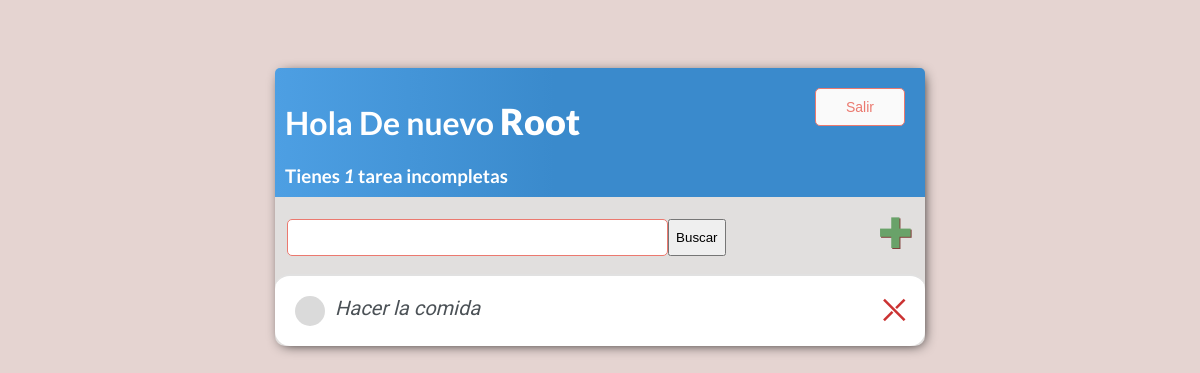
The app's page / (signed in), older data.
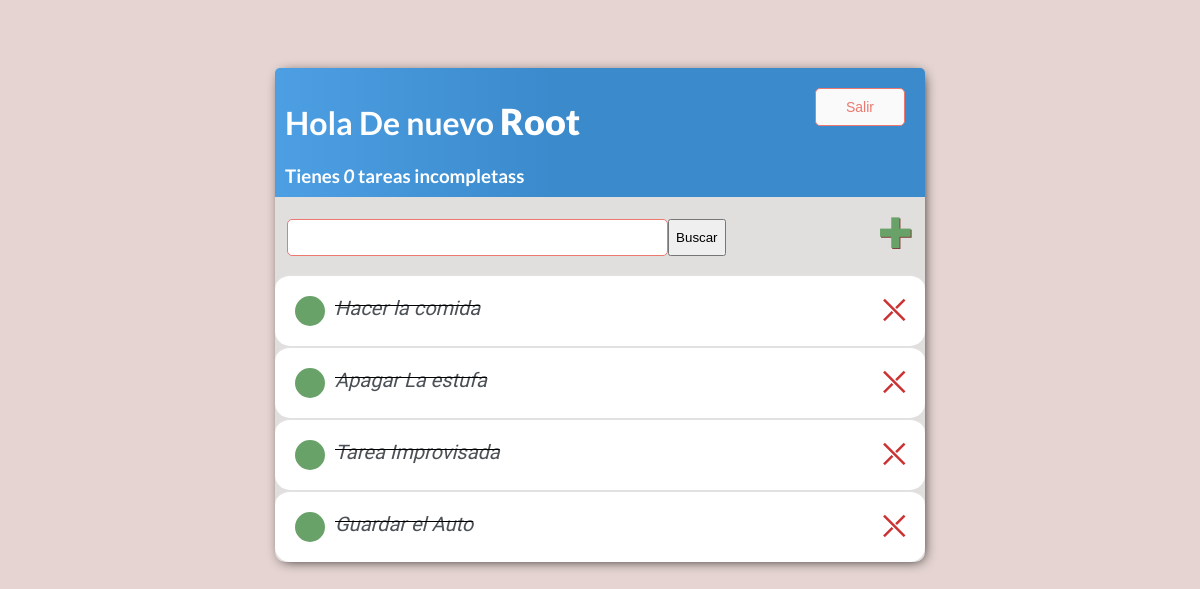
The same page, newer data.
### base/models.py (models this page shows)
class Tarea(models.Model):
    usuario = models.ForeignKey(User, on_delete=models.CASCADE, null=True, blank=True)
    titulo = models.CharField(max_length=200)
    descripcion = models.TextField(null=True, blank=True)
    completo = models.BooleanField(default=False)
    creado = models.DateTimeField(auto_now_add=True)
    def __str__(self):
        return self.titulo
    class Meta:
        ordering = ['completo']

### base/views.py (the view)
# urls.py: path("", ListaPendientes.as_view(), name="tareas"),
class ListaPendientes(LoginRequiredMixin, ListView):
    model = Tarea
    context_object_name = "tareas"
    def get_context_data(self, **kwargs):
        context = super().get_context_data(**kwargs)
        context["tareas"] = context["tareas"].filter(usuario=self.request.user)
        context["count"] = context["tareas"].filter(completo=False).count()
        valor_buscado = self.request.GET.get('area-buscar') or ''
        if valor_buscado:
            context['tareas'] = context["tareas"].filter(titulo__icontains= valor_buscado)
            context['valor_buscado'] = valor_buscado
        return context

### base/templates/base/tarea_list.html (shortened to what this page needs)
{% extends 'base/principal.html' %}
{% block content %}
<div class="barra-superior">
    <div>
        <h1>Hola De nuevo <span>{{request.user|title}}</span></h1>
        <h3 style="margin: 0;">Tienes <i>{{count}}</i> tarea{{count|pluralize}}
            incompletas{{count|pluralize}}</h3>
    </div>
    {% if request.user.is_authenticated %}
    <form method="post" action="{% url 'logout' %}">
        <button class="button margin-10" type="submit">Salir</button>
    </form>
    {% else %}
    <a href="{% url 'login' %}">Ingresar</a>
    {% endif %}
</div>
<div id="envoltorio-agregar-buscar">
    <form method="get" style="margin-top: 20px; display:flex;">
        <input type="text" name="area-buscar" value="{{valor_buscado}}" class="input-buscar">
        <input class="boton" type="submit" value="Buscar">
    </form>
    <a id="enlace-agregar" href="{% url 'crear-tarea' %}">&#10010;</a>
</div>
<div class="envoltorio-items">
    {%for tarea in tareas %}
    <div class="envoltorio-tarea">
        {% if tarea.completo %}
        <div class="titulo-tarea">
            <div class="icono-tarea completa"></div>
            <i><s><a
                        href="{% url 'editar-tarea' tarea.id %}">{{tarea}}</a></s></i>
        </div>
        <td><a class="enlace-eliminar"
                href="{% url 'eliminar-tarea' tarea.id %}">&#10540;</a></td>
        {% else %}
        <div class="titulo-tarea">
            <div class="icono-tarea incompleta"></div>
            <i><a href="{% url 'editar-tarea' tarea.id %}">{{tarea}}</a></i>
        </div>
        <td><a class="enlace-eliminar"
                href="{% url 'eliminar-tarea' tarea.id %}">&#10540;</a></td>
        {% endif %}
    </div>
    {% empty %}
    <h3 class="message">No hay elementos en la Lista</h3>
    {% endfor %}
</div>
{% endblock content %}

### base/templates/base/principal.html (shortened to what this page needs)
<!DOCTYPE html>
<html lang="es">
    <head>
        {% load static %}
            <link rel="stylesheet" href="{% static "css/principal.css" %}">
    </head>
    <body>
        <div class="container">
            {% block content %}
            {% endblock content %}
        </div>
    </body>
</html>

### base/static/css/principal.css (style rules this page uses)
:root { --salmon: #eb796f; --blancoPrimario: #e5d4d1; --blancoFondo: #e1dfde; --blancoRgb: rgb(255, 255, 255); --cafe: #81413b; --naranja: #ea4220; --gris: #4b5156; --rojo: #cb3232; --verde: rgb(105, 162, 105); --fuentePrincipal: "Abel", sans-serif; --fuenteTitulos: "Lato", sans-serif; }
body { background-color: var(--blancoPrimario); font-family: var(--fuentePrincipal); padding-top: 60px; }
.container { max-width: 650px; margin: auto; background-color: var(--blancoFondo); -webkit-box-shadow: 2px 2px 13px -4px rgba(0, 0, 0.21); box-shadow: 2px 2px 13px -4px rgba(0, 0, 0.21); border-radius: 10px; }
h1, h2, h3, h4, h5, h6 { font-family: var(--fuenteTitulos); }
h1 span { font-weight: 800; font-size: 36px; }
a { text-decoration: none; font-size: 20px; }
.barra-superior { display: flex; justify-content: space-between; color: white; padding: 10px; border-radius: 5px 5px 0 0; background: linear-gradient(90deg, #4d9fe3, #3a8acc 43%, #3a8acc 100%); }
.titulo-tarea { display: flex; }
.titulo-tarea a { text-decoration: none; color: var(--gris); margin-left: 10px; }
.icono-tarea { height: 30px; width: 30px; border-radius: 50px; }
.icono-tarea.completa { background-color: rgb(105, 162, 105); }
#enlace-agregar { color: var(--verde); text-decoration: none; font-size: 42px; text-shadow: 1px 1px var(--cafe); transition: ease-in-out 0.3s; margin-top: 12px; }
.enlace-eliminar { text-decoration: none; font-weight: 900; color: var(--rojo); font-size: 28px; line-height: 0; }
.envoltorio-tarea { display: flex; align-items: center; justify-content: space-between; padding: 20px; background-color: white; border-top: 2px solid rgb(225, 225, 225); border-radius: 15px; }
#envoltorio-agregar-buscar { display: flex; justify-content: space-between; align-items: center; padding: 0 12px 16px; }
.button { border: 1px solid var(--salmon); background-color: #fafafa; color: var(--salmon); padding: 10px 30px; font-size: 14px; border-radius: 5px; cursor: pointer; text-decoration: none; transition: ease-in 0.3s; }
.margin-10 { margin: 10px; }
input[type="text"], input[type="password"], textarea { border: 1px solid var(--salmon); border-radius: 5px; padding: 10px; width: 90%; }
.input-buscar { min-width: 140%; }

Row changes from the older to the newer data that the page shows:
changed Tarea "Hacer la comida": completo False → True (drawn)
added Tarea: titulo "Apagar La estufa"
added Tarea: titulo "Tarea Improvisada"
added Tarea: titulo "Guardar el Auto"
Text that changed along with them:
{{ count }}: "1" → "0"
